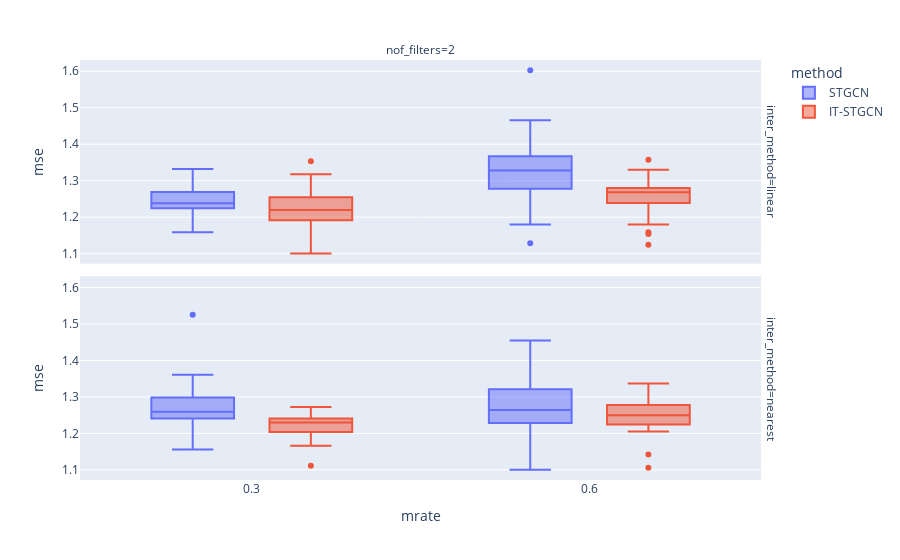

Write notebook code for a chart like this one.
### Markdown cell above
## random

### Code cell
data.query("method!='GNAR' and mtype =='rand' and lags!=2").plot.box(backend='plotly',x='mrate',color='method',y='mse',facet_col='nof_filters',facet_row='inter_method',height=800)

### Figure 1 — Plotly figure (JSON) as saved in the notebook; plotly's stock layout.template omitted (floating-point values rounded to 4 significant figures)
{"data": [{"alignmentgroup": "True", "hovertemplate": "method=STGCN<br>inter_method=linear<br>nof_filters=2<br>mrate=%{x}<br>mse=%{y}<extra></extra>", "legendgroup": "STGCN", "marker": {"color": "#636efa"}, "name": "STGCN", "notched": false, "offsetgroup": "STGCN", "orientation": "v", "showlegend": true, "type": "box", "x": [0.3, 0.6, 0.3, 0.6, 0.3, 0.6, 0.3, 0.6, 0.3, 0.6, 0.3, 0.6, 0.3, 0.6, 0.3, 0.6, 0.3, 0.6, 0.3, 0.6, 0.3, 0.6, 0.3, 0.6, 0.3, 0.6, 0.3, 0.6, 0.3, 0.6, 0.3, 0.6, 0.3, 0.6, 0.3, 0.6, 0.3, 0.6, 0.3, 0.6, 0.3, 0.6, 0.3, 0.6, 0.3, 0.6, 0.3, 0.6, 0.3, 0.6, 0.3, 0.6, 0.3, 0.6, 0.3, 0.6, 0.3, 0.6, 0.3, 0.6], "x0": " ", "xaxis": "x2", "y": [1.162, 1.434, 1.272, 1.394, 1.236, 1.245, 1.322, 1.278, 1.219, 1.357, 1.306, 1.247, 1.219, 1.387, 1.193, 1.363, 1.226, 1.294, 1.225, 1.312, 1.239, 1.388, 1.252, 1.3, 1.332, 1.343, 1.237, 1.29, 1.269, 1.466, 1.28, 1.362, 1.25, 1.319, 1.235, 1.325, 1.251, 1.27, 1.271, 1.349, 1.233, 1.129, 1.262, 1.294, 1.216, 1.255, 1.174, 1.18, 1.159, 1.438, 1.257, 1.33, 1.236, 1.276, 1.291, 1.367, 1.233, 1.356, 1.26, 1.603], "y0": " ", "yaxis": "y2"}, {"alignmentgroup": "True", "hovertemplate": "method=STGCN<br>inter_method=nearest<br>nof_filters=2<br>mrate=%{x}<br>mse=%{y}<extra></extra>", "legendgroup": "STGCN", "marker": {"color": "#636efa"}, "name": "STGCN", "notched": false, "offsetgroup": "STGCN", "orientation": "v", "showlegend": false, "type": "box", "x": [0.3, 0.6, 0.3, 0.6, 0.3, 0.6, 0.3, 0.6, 0.3, 0.6, 0.3, 0.6, 0.3, 0.6, 0.3, 0.6, 0.3, 0.6, 0.3, 0.6, 0.3, 0.6, 0.3, 0.6, 0.3, 0.6, 0.3, 0.6, 0.3, 0.6, 0.3, 0.6, 0.3, 0.6, 0.3, 0.6, 0.3, 0.6, 0.3, 0.6, 0.3, 0.6, 0.3, 0.6, 0.3, 0.6, 0.3, 0.6, 0.3, 0.6, 0.3, 0.6, 0.3, 0.6, 0.3, 0.6, 0.3, 0.6, 0.3, 0.6], "x0": " ", "xaxis": "x", "y": [1.308, 1.279, 1.177, 1.261, 1.254, 1.399, 1.16, 1.295, 1.262, 1.29, 1.257, 1.381, 1.243, 1.378, 1.156, 1.254, 1.27, 1.321, 1.299, 1.1, 1.228, 1.228, 1.277, 1.231, 1.301, 1.316, 1.244, 1.258, 1.179, 1.455, 1.525, 1.212, 1.309, 1.268, 1.26, 1.272, 1.218, 1.124, 1.26, 1.234, 1.249, 1.226, 1.283, 1.175, 1.241, 1.357, 1.361, 1.257, 1.297, 1.354, 1.301, 1.203, 1.26, 1.308, 1.319, 1.329, 1.225, 1.211, 1.249, 1.241], "y0": " ", "yaxis": "y"}, {"alignmentgroup": "True", "hovertemplate": "method=IT-STGCN<br>inter_method=linear<br>nof_filters=2<br>mrate=%{x}<br>mse=%{y}<extra></extra>", "legendgroup": "IT-STGCN", "marker": {"color": "#EF553B"}, "name": "IT-STGCN", "notched": false, "offsetgroup": "IT-STGCN", "orientation": "v", "showlegend": true, "type": "box", "x": [0.3, 0.6, 0.3, 0.6, 0.3, 0.6, 0.3, 0.6, 0.3, 0.6, 0.3, 0.6, 0.3, 0.6, 0.3, 0.6, 0.3, 0.6, 0.3, 0.6, 0.3, 0.6, 0.3, 0.6, 0.3, 0.6, 0.3, 0.6, 0.3, 0.6, 0.3, 0.6, 0.3, 0.6, 0.3, 0.6, 0.3, 0.6, 0.3, 0.6, 0.3, 0.6, 0.3, 0.6, 0.3, 0.6, 0.3, 0.6, 0.3, 0.6, 0.3, 0.6, 0.3, 0.6, 0.3, 0.6, 0.3, 0.6, 0.3, 0.6], "x0": " ", "xaxis": "x2", "y": [1.318, 1.255, 1.233, 1.256, 1.191, 1.124, 1.189, 1.287, 1.247, 1.251, 1.187, 1.18, 1.125, 1.286, 1.214, 1.273, 1.244, 1.244, 1.197, 1.269, 1.224, 1.288, 1.205, 1.159, 1.296, 1.229, 1.254, 1.33, 1.268, 1.27, 1.208, 1.154, 1.232, 1.357, 1.198, 1.266, 1.194, 1.259, 1.238, 1.274, 1.1, 1.28, 1.171, 1.223, 1.354, 1.238, 1.25, 1.269, 1.271, 1.274, 1.21, 1.289, 1.187, 1.27, 1.316, 1.299, 1.179, 1.239, 1.307, 1.268], "y0": " ", "yaxis": "y2"}, {"alignmentgroup": "True", "hovertemplate": "method=IT-STGCN<br>inter_method=nearest<br>nof_filters=2<br>mrate=%{x}<br>mse=%{y}<extra></extra>", "legendgroup": "IT-STGCN", "marker": {"color": "#EF553B"}, "name": "IT-STGCN", "notched": false, "offsetgroup": "IT-STGCN", "orientation": "v", "showlegend": false, "type": "box", "x": [0.3, 0.6, 0.3, 0.6, 0.3, 0.6, 0.3, 0.6, 0.3, 0.6, 0.3, 0.6, 0.3, 0.6, 0.3, 0.6, 0.3, 0.6, 0.3, 0.6, 0.3, 0.6, 0.3, 0.6, 0.3, 0.6, 0.3, 0.6, 0.3, 0.6, 0.3, 0.6, 0.3, 0.6, 0.3, 0.6, 0.3, 0.6, 0.3, 0.6, 0.3, 0.6, 0.3, 0.6, 0.3, 0.6, 0.3, 0.6, 0.3, 0.6, 0.3, 0.6, 0.3, 0.6, 0.3, 0.6, 0.3, 0.6, 0.3, 0.6], "x0": " ", "xaxis": "x", "y": [1.226, 1.232, 1.269, 1.269, 1.221, 1.222, 1.204, 1.142, 1.233, 1.224, 1.23, 1.211, 1.166, 1.256, 1.204, 1.337, 1.182, 1.214, 1.232, 1.252, 1.193, 1.205, 1.111, 1.245, 1.254, 1.106, 1.23, 1.291, 1.266, 1.278, 1.204, 1.27, 1.266, 1.281, 1.264, 1.224, 1.187, 1.265, 1.211, 1.264, 1.241, 1.274, 1.262, 1.278, 1.273, 1.246, 1.232, 1.247, 1.218, 1.235, 1.221, 1.301, 1.233, 1.236, 1.205, 1.28, 1.232, 1.242, 1.238, 1.3], "y0": " ", "yaxis": "y"}], "layout": {"annotations": [{"font": {}, "showarrow": false, "text": "nof_filters=2", "x": 0.49, "xanchor": "center", "xref": "paper", "y": 1, "yanchor": "bottom", "yref": "paper"}, {"font": {}, "showarrow": false, "text": "inter_method=nearest", "textangle": 90, "x": 0.98, "xanchor": "left", "xref": "paper", "y": 0.2425, "yanchor": "middle", "yref": "paper"}, {"font": {}, "showarrow": false, "text": "inter_method=linear", "textangle": 90, "x": 0.98, "xanchor": "left", "xref": "paper", "y": 0.7575, "yanchor": "middle", "yref": "paper"}], "autosize": true, "boxmode": "group", "legend": {"title": {"text": "method"}, "tracegroupgap": 0}, "margin": {"t": 60}, "xaxis": {"anchor": "y", "autorange": true, "domain": [0, 0.98], "range": [0.1489, 0.7511], "title": {"text": "mrate"}, "type": "linear"}, "xaxis2": {"anchor": "y2", "autorange": true, "domain": [0, 0.98], "matches": "x", "range": [0.1489, 0.7511], "showticklabels": false, "type": "linear"}, "yaxis": {"anchor": "x", "autorange": true, "domain": [0, 0.485], "range": [1.072, 1.631], "title": {"text": "mse"}, "type": "linear"}, "yaxis2": {"anchor": "x2", "autorange": true, "domain": [0.515, 1], "matches": "y", "range": [1.072, 1.631], "title": {"text": "mse"}, "type": "linear"}}}
